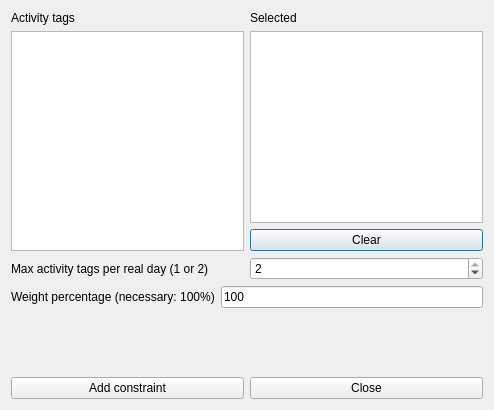
<?xml version="1.0" encoding="UTF-8"?>
<ui version="4.0">
 <class>AddConstraintStudentsMaxActivityTagsPerRealDayFromSetForm_template</class>
 <widget class="QDialog" name="AddConstraintStudentsMaxActivityTagsPerRealDayFromSetForm_template">
  <property name="geometry">
   <rect>
    <x>0</x>
    <y>0</y>
    <width>494</width>
    <height>410</height>
   </rect>
  </property>
  <property name="windowTitle">
   <string extracomment="This is the title of the dialog to add a new constraint of this type">Add students max activity tags per real day from set</string>
  </property>
  <layout class="QVBoxLayout" name="verticalLayout_4">
   <item>
    <layout class="QHBoxLayout" name="horizontalLayout_4">
     <item>
      <layout class="QVBoxLayout" name="verticalLayout_2">
       <item>
        <widget class="QLabel" name="label_2">
         <property name="text">
          <string>Activity tags</string>
         </property>
        </widget>
       </item>
       <item>
        <widget class="QListWidget" name="allActivityTagsListWidget"/>
       </item>
      </layout>
     </item>
     <item>
      <layout class="QVBoxLayout" name="verticalLayout">
       <item>
        <widget class="QLabel" name="label_3">
         <property name="text">
          <string comment="It refers to activity tags">Selected</string>
         </property>
        </widget>
       </item>
       <item>
        <widget class="QListWidget" name="selectedActivityTagsListWidget"/>
       </item>
       <item>
        <widget class="QPushButton" name="clearActivityTagsPushButton">
         <property name="text">
          <string>Clear</string>
         </property>
        </widget>
       </item>
      </layout>
     </item>
    </layout>
   </item>
   <item>
    <layout class="QHBoxLayout" name="horizontalLayout">
     <item>
      <widget class="QLabel" name="label">
       <property name="text">
        <string>Max activity tags per real day (1 or 2)</string>
       </property>
      </widget>
     </item>
     <item>
      <widget class="QSpinBox" name="maxActivityTagsSpinBox">
       <property name="minimum">
        <number>1</number>
       </property>
       <property name="maximum">
        <number>2</number>
       </property>
       <property name="value">
        <number>2</number>
       </property>
      </widget>
     </item>
    </layout>
   </item>
   <item>
    <layout class="QHBoxLayout" name="horizontalLayout_2">
     <item>
      <widget class="QLabel" name="weightTextLabel">
       <property name="frameShape">
        <enum>QFrame::NoFrame</enum>
       </property>
       <property name="frameShadow">
        <enum>QFrame::Plain</enum>
       </property>
       <property name="text">
        <string>Weight percentage (necessary: 100%)</string>
       </property>
       <property name="wordWrap">
        <bool>false</bool>
       </property>
      </widget>
     </item>
     <item>
      <widget class="QLineEdit" name="weightLineEdit">
       <property name="text">
        <string notr="true">100</string>
       </property>
      </widget>
     </item>
    </layout>
   </item>
   <item>
    <spacer name="verticalSpacer">
     <property name="orientation">
      <enum>Qt::Vertical</enum>
     </property>
     <property name="sizeHint" stdset="0">
      <size>
       <width>20</width>
       <height>32</height>
      </size>
     </property>
    </spacer>
   </item>
   <item>
    <layout class="QHBoxLayout" name="horizontalLayout_3">
     <item>
      <widget class="QPushButton" name="addConstraintPushButton">
       <property name="text">
        <string>Add constraint</string>
       </property>
      </widget>
     </item>
     <item>
      <widget class="QPushButton" name="closePushButton">
       <property name="text">
        <string>Close</string>
       </property>
      </widget>
     </item>
    </layout>
   </item>
  </layout>
 </widget>
 <layoutdefault spacing="6" margin="11"/>
 <resources/>
 <connections/>
</ui>
